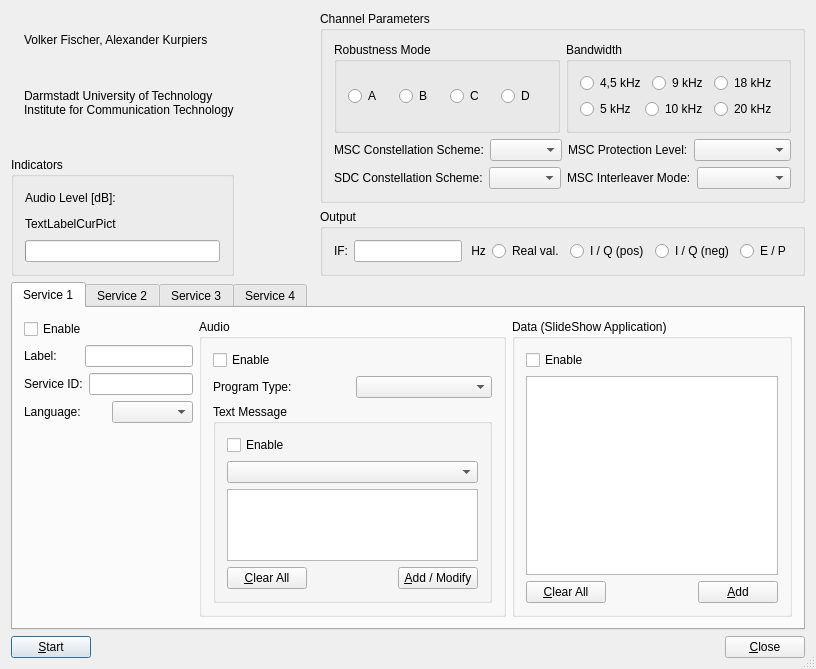
<?xml version="1.0" encoding="UTF-8"?>
<ui version="4.0">
 <class>TransmDlgBase</class>
 <widget class="QDialog" name="TransmDlgBase">
  <property name="geometry">
   <rect>
    <x>0</x>
    <y>0</y>
    <width>816</width>
    <height>607</height>
   </rect>
  </property>
  <property name="windowTitle">
   <string>Dream DRM Transmitter</string>
  </property>
  <property name="sizeGripEnabled">
   <bool>true</bool>
  </property>
  <layout class="QVBoxLayout">
   <property name="spacing">
    <number>6</number>
   </property>
   <property name="margin">
    <number>11</number>
   </property>
   <item>
    <layout class="QHBoxLayout">
     <property name="spacing">
      <number>6</number>
     </property>
     <property name="margin">
      <number>0</number>
     </property>
     <item>
      <layout class="QVBoxLayout">
       <property name="spacing">
        <number>6</number>
       </property>
       <property name="margin">
        <number>0</number>
       </property>
       <item>
        <layout class="QHBoxLayout">
         <property name="spacing">
          <number>6</number>
         </property>
         <property name="margin">
          <number>0</number>
         </property>
         <item>
          <widget class="QLabel" name="PixmapLabelDreamLogo">
           <property name="sizePolicy">
            <sizepolicy hsizetype="Fixed" vsizetype="Fixed">
             <horstretch>0</horstretch>
             <verstretch>0</verstretch>
            </sizepolicy>
           </property>
           <property name="pixmap">
            <pixmap>image1</pixmap>
           </property>
           <property name="scaledContents">
            <bool>true</bool>
           </property>
           <property name="wordWrap">
            <bool>false</bool>
           </property>
          </widget>
         </item>
         <item>
          <layout class="QVBoxLayout">
           <property name="spacing">
            <number>6</number>
           </property>
           <property name="margin">
            <number>0</number>
           </property>
           <item>
            <widget class="QLabel" name="TextLabelMainAuthors">
             <property name="text">
              <string>Volker Fischer, Alexander Kurpiers</string>
             </property>
             <property name="wordWrap">
              <bool>false</bool>
             </property>
            </widget>
           </item>
           <item>
            <widget class="QLabel" name="TextLabelCompany">
             <property name="text">
              <string>Darmstadt University of Technology
Institute for Communication Technology</string>
             </property>
             <property name="wordWrap">
              <bool>false</bool>
             </property>
            </widget>
           </item>
          </layout>
         </item>
        </layout>
       </item>
       <item>
        <spacer name="Spacer4">
         <property name="orientation">
          <enum>Qt::Vertical</enum>
         </property>
         <property name="sizeType">
          <enum>QSizePolicy::Minimum</enum>
         </property>
         <property name="sizeHint" stdset="0">
          <size>
           <width>20</width>
           <height>20</height>
          </size>
         </property>
        </spacer>
       </item>
       <item>
        <widget class="QGroupBox" name="GroupInput">
         <property name="title">
          <string>Indicators</string>
         </property>
         <layout class="QVBoxLayout">
          <property name="spacing">
           <number>6</number>
          </property>
          <property name="margin">
           <number>11</number>
          </property>
          <item>
           <layout class="QHBoxLayout">
            <property name="spacing">
             <number>6</number>
            </property>
            <property name="margin">
             <number>0</number>
            </property>
            <item>
             <widget class="QLabel" name="TextLabelAudioLevel">
              <property name="text">
               <string>Audio Level [dB]:</string>
              </property>
              <property name="wordWrap">
               <bool>false</bool>
              </property>
             </widget>
            </item>
            <item>
             <widget class="QwtThermo" name="ProgrInputLevel" native="true"/>
            </item>
           </layout>
          </item>
          <item>
           <widget class="QLabel" name="TextLabelCurPict">
            <property name="text">
             <string>TextLabelCurPict</string>
            </property>
            <property name="wordWrap">
             <bool>false</bool>
            </property>
           </widget>
          </item>
          <item>
           <widget class="QProgressBar" name="ProgressBarCurPict"/>
          </item>
         </layout>
        </widget>
       </item>
      </layout>
     </item>
     <item>
      <spacer name="Spacer6">
       <property name="orientation">
        <enum>Qt::Horizontal</enum>
       </property>
       <property name="sizeType">
        <enum>QSizePolicy::Expanding</enum>
       </property>
       <property name="sizeHint" stdset="0">
        <size>
         <width>20</width>
         <height>20</height>
        </size>
       </property>
      </spacer>
     </item>
     <item>
      <layout class="QVBoxLayout">
       <property name="spacing">
        <number>6</number>
       </property>
       <property name="margin">
        <number>0</number>
       </property>
       <item>
        <widget class="QGroupBox" name="GroupBoxChanParam">
         <property name="title">
          <string>Channel Parameters</string>
         </property>
         <layout class="QVBoxLayout">
          <property name="spacing">
           <number>6</number>
          </property>
          <property name="margin">
           <number>11</number>
          </property>
          <item>
           <layout class="QHBoxLayout">
            <property name="spacing">
             <number>6</number>
            </property>
            <property name="margin">
             <number>0</number>
            </property>
            <item>
             <widget class="QGroupBox" name="ButtonGroupRobustnessMode" native="true">
              <property name="title" stdset="0">
               <string>Robustness Mode</string>
              </property>
              <property name="radioButtonExclusive" stdset="0">
               <bool>true</bool>
              </property>
              <layout class="QHBoxLayout">
               <property name="spacing">
                <number>6</number>
               </property>
               <property name="margin">
                <number>11</number>
               </property>
               <item>
                <widget class="QRadioButton" name="RadioButtonRMA">
                 <property name="text">
                  <string>A</string>
                 </property>
                </widget>
               </item>
               <item>
                <widget class="QRadioButton" name="RadioButtonRMB">
                 <property name="text">
                  <string>B</string>
                 </property>
                </widget>
               </item>
               <item>
                <widget class="QRadioButton" name="RadioButtonRMC">
                 <property name="text">
                  <string>C</string>
                 </property>
                </widget>
               </item>
               <item>
                <widget class="QRadioButton" name="RadioButtonRMD">
                 <property name="text">
                  <string>D</string>
                 </property>
                </widget>
               </item>
              </layout>
             </widget>
            </item>
            <item>
             <widget class="QGroupBox" name="ButtonGroupBandwidth" native="true">
              <property name="title" stdset="0">
               <string>Bandwidth</string>
              </property>
              <property name="radioButtonExclusive" stdset="0">
               <bool>true</bool>
              </property>
              <layout class="QVBoxLayout">
               <property name="spacing">
                <number>6</number>
               </property>
               <property name="margin">
                <number>11</number>
               </property>
               <item>
                <layout class="QHBoxLayout">
                 <property name="spacing">
                  <number>6</number>
                 </property>
                 <property name="margin">
                  <number>0</number>
                 </property>
                 <item>
                  <widget class="QRadioButton" name="RadioButtonBandwidth45">
                   <property name="text">
                    <string>4,5 kHz</string>
                   </property>
                  </widget>
                 </item>
                 <item>
                  <widget class="QRadioButton" name="RadioButtonBandwidth9">
                   <property name="text">
                    <string>9 kHz</string>
                   </property>
                  </widget>
                 </item>
                 <item>
                  <widget class="QRadioButton" name="RadioButtonBandwidth18">
                   <property name="text">
                    <string>18 kHz</string>
                   </property>
                  </widget>
                 </item>
                </layout>
               </item>
               <item>
                <layout class="QHBoxLayout">
                 <property name="spacing">
                  <number>6</number>
                 </property>
                 <property name="margin">
                  <number>0</number>
                 </property>
                 <item>
                  <widget class="QRadioButton" name="RadioButtonBandwidth5">
                   <property name="text">
                    <string>5 kHz</string>
                   </property>
                  </widget>
                 </item>
                 <item>
                  <widget class="QRadioButton" name="RadioButtonBandwidth10">
                   <property name="text">
                    <string>10 kHz</string>
                   </property>
                  </widget>
                 </item>
                 <item>
                  <widget class="QRadioButton" name="RadioButtonBandwidth20">
                   <property name="text">
                    <string>20 kHz</string>
                   </property>
                  </widget>
                 </item>
                </layout>
               </item>
              </layout>
             </widget>
            </item>
           </layout>
          </item>
          <item>
           <layout class="QHBoxLayout">
            <property name="spacing">
             <number>6</number>
            </property>
            <property name="margin">
             <number>0</number>
            </property>
            <item>
             <layout class="QHBoxLayout">
              <property name="spacing">
               <number>6</number>
              </property>
              <property name="margin">
               <number>0</number>
              </property>
              <item>
               <widget class="QLabel" name="TextLabelMSCConst">
                <property name="text">
                 <string>MSC Constellation Scheme:</string>
                </property>
                <property name="wordWrap">
                 <bool>false</bool>
                </property>
               </widget>
              </item>
              <item>
               <widget class="QComboBox" name="ComboBoxMSCConstellation"/>
              </item>
             </layout>
            </item>
            <item>
             <layout class="QHBoxLayout">
              <property name="spacing">
               <number>6</number>
              </property>
              <property name="margin">
               <number>0</number>
              </property>
              <item>
               <widget class="QLabel" name="TextLabelProtLev">
                <property name="text">
                 <string>MSC Protection Level:</string>
                </property>
                <property name="wordWrap">
                 <bool>false</bool>
                </property>
               </widget>
              </item>
              <item>
               <widget class="QComboBox" name="ComboBoxMSCProtLev"/>
              </item>
             </layout>
            </item>
           </layout>
          </item>
          <item>
           <layout class="QHBoxLayout">
            <property name="spacing">
             <number>6</number>
            </property>
            <property name="margin">
             <number>0</number>
            </property>
            <item>
             <layout class="QHBoxLayout">
              <property name="spacing">
               <number>6</number>
              </property>
              <property name="margin">
               <number>0</number>
              </property>
              <item>
               <widget class="QLabel" name="TextLabelSDCConst">
                <property name="text">
                 <string>SDC Constellation Scheme:</string>
                </property>
                <property name="wordWrap">
                 <bool>false</bool>
                </property>
               </widget>
              </item>
              <item>
               <widget class="QComboBox" name="ComboBoxSDCConstellation"/>
              </item>
             </layout>
            </item>
            <item>
             <layout class="QHBoxLayout">
              <property name="spacing">
               <number>6</number>
              </property>
              <property name="margin">
               <number>0</number>
              </property>
              <item>
               <widget class="QLabel" name="TextLabelInterleaver">
                <property name="text">
                 <string>MSC Interleaver Mode:</string>
                </property>
                <property name="wordWrap">
                 <bool>false</bool>
                </property>
               </widget>
              </item>
              <item>
               <widget class="QComboBox" name="ComboBoxMSCInterleaver"/>
              </item>
             </layout>
            </item>
           </layout>
          </item>
         </layout>
        </widget>
       </item>
       <item>
        <widget class="QGroupBox" name="ButtonGroupOutput" native="true">
         <property name="title" stdset="0">
          <string>Output</string>
         </property>
         <property name="radioButtonExclusive" stdset="0">
          <bool>true</bool>
         </property>
         <layout class="QHBoxLayout">
          <property name="spacing">
           <number>6</number>
          </property>
          <property name="margin">
           <number>11</number>
          </property>
          <item>
           <layout class="QHBoxLayout">
            <property name="spacing">
             <number>6</number>
            </property>
            <property name="margin">
             <number>0</number>
            </property>
            <item>
             <widget class="QLabel" name="TextLabelIF">
              <property name="text">
               <string>IF:</string>
              </property>
              <property name="wordWrap">
               <bool>false</bool>
              </property>
              <property name="indent">
               <number>-1</number>
              </property>
             </widget>
            </item>
            <item>
             <widget class="QLineEdit" name="LineEditSndCrdIF">
              <property name="minimumSize">
               <size>
                <width>90</width>
                <height>0</height>
               </size>
              </property>
             </widget>
            </item>
            <item>
             <widget class="QLabel" name="TextLabelIFUnit">
              <property name="text">
               <string> Hz</string>
              </property>
              <property name="wordWrap">
               <bool>false</bool>
              </property>
              <property name="indent">
               <number>-1</number>
              </property>
             </widget>
            </item>
           </layout>
          </item>
          <item>
           <widget class="QRadioButton" name="RadioButtonOutReal">
            <property name="text">
             <string>Real val.</string>
            </property>
           </widget>
          </item>
          <item>
           <widget class="QRadioButton" name="RadioButtonOutIQPos">
            <property name="text">
             <string>I / Q (pos)</string>
            </property>
           </widget>
          </item>
          <item>
           <widget class="QRadioButton" name="RadioButtonOutIQNeg">
            <property name="text">
             <string>I / Q (neg)</string>
            </property>
           </widget>
          </item>
          <item>
           <widget class="QRadioButton" name="RadioButtonOutEP">
            <property name="text">
             <string>E / P</string>
            </property>
           </widget>
          </item>
         </layout>
        </widget>
       </item>
      </layout>
     </item>
    </layout>
   </item>
   <item>
    <widget class="QTabWidget" name="TabWidgetServices">
     <property name="enabled">
      <bool>true</bool>
     </property>
     <property name="currentIndex">
      <number>0</number>
     </property>
     <widget class="QWidget" name="tabService1">
      <attribute name="title">
       <string>Service 1</string>
      </attribute>
      <layout class="QHBoxLayout">
       <property name="spacing">
        <number>6</number>
       </property>
       <property name="margin">
        <number>11</number>
       </property>
       <item>
        <layout class="QVBoxLayout">
         <property name="spacing">
          <number>6</number>
         </property>
         <property name="margin">
          <number>0</number>
         </property>
         <item>
          <widget class="QCheckBox" name="CheckBoxEnableService">
           <property name="enabled">
            <bool>true</bool>
           </property>
           <property name="text">
            <string>Enable</string>
           </property>
           <property name="checked">
            <bool>false</bool>
           </property>
          </widget>
         </item>
         <item>
          <layout class="QHBoxLayout">
           <property name="spacing">
            <number>6</number>
           </property>
           <property name="margin">
            <number>0</number>
           </property>
           <item>
            <widget class="QLabel" name="TextLabelServiceLabel">
             <property name="text">
              <string>Label:</string>
             </property>
             <property name="wordWrap">
              <bool>false</bool>
             </property>
            </widget>
           </item>
           <item>
            <widget class="QLineEdit" name="LineEditServiceLabel">
             <property name="sizePolicy">
              <sizepolicy hsizetype="Preferred" vsizetype="Fixed">
               <horstretch>0</horstretch>
               <verstretch>0</verstretch>
              </sizepolicy>
             </property>
            </widget>
           </item>
          </layout>
         </item>
         <item>
          <layout class="QHBoxLayout">
           <property name="spacing">
            <number>6</number>
           </property>
           <property name="margin">
            <number>0</number>
           </property>
           <item>
            <widget class="QLabel" name="TextLabelServiceID">
             <property name="text">
              <string>Service ID:</string>
             </property>
             <property name="wordWrap">
              <bool>false</bool>
             </property>
            </widget>
           </item>
           <item>
            <widget class="QLineEdit" name="LineEditServiceID">
             <property name="sizePolicy">
              <sizepolicy hsizetype="Preferred" vsizetype="Fixed">
               <horstretch>0</horstretch>
               <verstretch>0</verstretch>
              </sizepolicy>
             </property>
            </widget>
           </item>
          </layout>
         </item>
         <item>
          <layout class="QHBoxLayout">
           <property name="spacing">
            <number>6</number>
           </property>
           <property name="margin">
            <number>0</number>
           </property>
           <item>
            <widget class="QLabel" name="TextLabelServiceLanguage">
             <property name="text">
              <string>Language:</string>
             </property>
             <property name="wordWrap">
              <bool>false</bool>
             </property>
            </widget>
           </item>
           <item>
            <widget class="QComboBox" name="ComboBoxLanguage"/>
           </item>
          </layout>
         </item>
         <item>
          <spacer name="Spacer3">
           <property name="orientation">
            <enum>Qt::Vertical</enum>
           </property>
           <property name="sizeType">
            <enum>QSizePolicy::Expanding</enum>
           </property>
           <property name="sizeHint" stdset="0">
            <size>
             <width>20</width>
             <height>20</height>
            </size>
           </property>
          </spacer>
         </item>
        </layout>
       </item>
       <item>
        <widget class="QGroupBox" name="GroupBoxAudio">
         <property name="title">
          <string>Audio</string>
         </property>
         <layout class="QVBoxLayout">
          <property name="spacing">
           <number>6</number>
          </property>
          <property name="margin">
           <number>11</number>
          </property>
          <item>
           <widget class="QCheckBox" name="CheckBoxEnableAudio">
            <property name="enabled">
             <bool>true</bool>
            </property>
            <property name="text">
             <string>Enable</string>
            </property>
            <property name="checked">
             <bool>false</bool>
            </property>
           </widget>
          </item>
          <item>
           <layout class="QHBoxLayout">
            <property name="spacing">
             <number>6</number>
            </property>
            <property name="margin">
             <number>0</number>
            </property>
            <item>
             <widget class="QLabel" name="TextLabelProgramType">
              <property name="text">
               <string>Program Type:</string>
              </property>
              <property name="wordWrap">
               <bool>false</bool>
              </property>
             </widget>
            </item>
            <item>
             <widget class="QComboBox" name="ComboBoxProgramType"/>
            </item>
           </layout>
          </item>
          <item>
           <widget class="QGroupBox" name="GroupBoxTextMessage">
            <property name="title">
             <string>Text Message</string>
            </property>
            <layout class="QVBoxLayout">
             <property name="spacing">
              <number>6</number>
             </property>
             <property name="margin">
              <number>11</number>
             </property>
             <item>
              <widget class="QCheckBox" name="CheckBoxEnableTextMessage">
               <property name="enabled">
                <bool>true</bool>
               </property>
               <property name="text">
                <string>Enable</string>
               </property>
               <property name="checked">
                <bool>false</bool>
               </property>
              </widget>
             </item>
             <item>
              <widget class="QComboBox" name="ComboBoxTextMessage"/>
             </item>
             <item>
              <widget class="QTextEdit" name="textEdit"/>
             </item>
             <item>
              <layout class="QHBoxLayout">
               <property name="spacing">
                <number>6</number>
               </property>
               <property name="margin">
                <number>0</number>
               </property>
               <item>
                <widget class="QPushButton" name="PushButtonClearAllText">
                 <property name="text">
                  <string>&amp;Clear All</string>
                 </property>
                </widget>
               </item>
               <item>
                <spacer name="Spacer2">
                 <property name="orientation">
                  <enum>Qt::Horizontal</enum>
                 </property>
                 <property name="sizeType">
                  <enum>QSizePolicy::Expanding</enum>
                 </property>
                 <property name="sizeHint" stdset="0">
                  <size>
                   <width>20</width>
                   <height>20</height>
                  </size>
                 </property>
                </spacer>
               </item>
               <item>
                <widget class="QPushButton" name="PushButtonAddText">
                 <property name="text">
                  <string>&amp;Add / Modify</string>
                 </property>
                </widget>
               </item>
              </layout>
             </item>
            </layout>
           </widget>
          </item>
         </layout>
        </widget>
       </item>
       <item>
        <widget class="QGroupBox" name="GroupBoxData">
         <property name="title">
          <string>Data (SlideShow Application)</string>
         </property>
         <layout class="QVBoxLayout">
          <property name="spacing">
           <number>6</number>
          </property>
          <property name="margin">
           <number>11</number>
          </property>
          <item>
           <widget class="QCheckBox" name="CheckBoxEnableData">
            <property name="enabled">
             <bool>true</bool>
            </property>
            <property name="text">
             <string>Enable</string>
            </property>
            <property name="checked">
             <bool>false</bool>
            </property>
           </widget>
          </item>
          <item>
           <widget class="QListWidget" name="listWidgetFileNames"/>
          </item>
          <item>
           <layout class="QHBoxLayout">
            <property name="spacing">
             <number>6</number>
            </property>
            <property name="margin">
             <number>0</number>
            </property>
            <item>
             <widget class="QPushButton" name="PushButtonClearAllFileNames">
              <property name="text">
               <string>&amp;Clear All</string>
              </property>
             </widget>
            </item>
            <item>
             <spacer name="Spacer2_2">
              <property name="orientation">
               <enum>Qt::Horizontal</enum>
              </property>
              <property name="sizeType">
               <enum>QSizePolicy::Expanding</enum>
              </property>
              <property name="sizeHint" stdset="0">
               <size>
                <width>20</width>
                <height>20</height>
               </size>
              </property>
             </spacer>
            </item>
            <item>
             <widget class="QPushButton" name="PushButtonAddFile">
              <property name="text">
               <string>&amp;Add</string>
              </property>
             </widget>
            </item>
           </layout>
          </item>
         </layout>
        </widget>
       </item>
      </layout>
     </widget>
     <widget class="QWidget" name="tabService2">
      <attribute name="title">
       <string>Service 2</string>
      </attribute>
     </widget>
     <widget class="QWidget" name="tabService3">
      <attribute name="title">
       <string>Service 3</string>
      </attribute>
     </widget>
     <widget class="QWidget" name="tabService4">
      <attribute name="title">
       <string>Service 4</string>
      </attribute>
     </widget>
    </widget>
   </item>
   <item>
    <layout class="QHBoxLayout">
     <property name="spacing">
      <number>6</number>
     </property>
     <property name="margin">
      <number>0</number>
     </property>
     <item>
      <widget class="QPushButton" name="ButtonStartStop">
       <property name="text">
        <string>&amp;Start</string>
       </property>
       <property name="autoDefault">
        <bool>true</bool>
       </property>
       <property name="default">
        <bool>true</bool>
       </property>
      </widget>
     </item>
     <item>
      <spacer name="Horizontal Spacing2">
       <property name="orientation">
        <enum>Qt::Horizontal</enum>
       </property>
       <property name="sizeType">
        <enum>QSizePolicy::Expanding</enum>
       </property>
       <property name="sizeHint" stdset="0">
        <size>
         <width>20</width>
         <height>20</height>
        </size>
       </property>
      </spacer>
     </item>
     <item>
      <widget class="QPushButton" name="buttonOk">
       <property name="text">
        <string>&amp;Close</string>
       </property>
       <property name="autoDefault">
        <bool>true</bool>
       </property>
       <property name="default">
        <bool>false</bool>
       </property>
      </widget>
     </item>
    </layout>
   </item>
  </layout>
 </widget>
 <customwidgets>
  <customwidget>
   <class>QwtThermo</class>
   <extends>QWidget</extends>
   <header location="global">qwt_thermo.h</header>
  </customwidget>
 </customwidgets>
 <resources/>
 <connections>
  <connection>
   <sender>buttonOk</sender>
   <signal>clicked()</signal>
   <receiver>TransmDlgBase</receiver>
   <slot>accept()</slot>
   <hints>
    <hint type="sourcelabel">
     <x>20</x>
     <y>20</y>
    </hint>
    <hint type="destinationlabel">
     <x>20</x>
     <y>20</y>
    </hint>
   </hints>
  </connection>
 </connections>
</ui>
